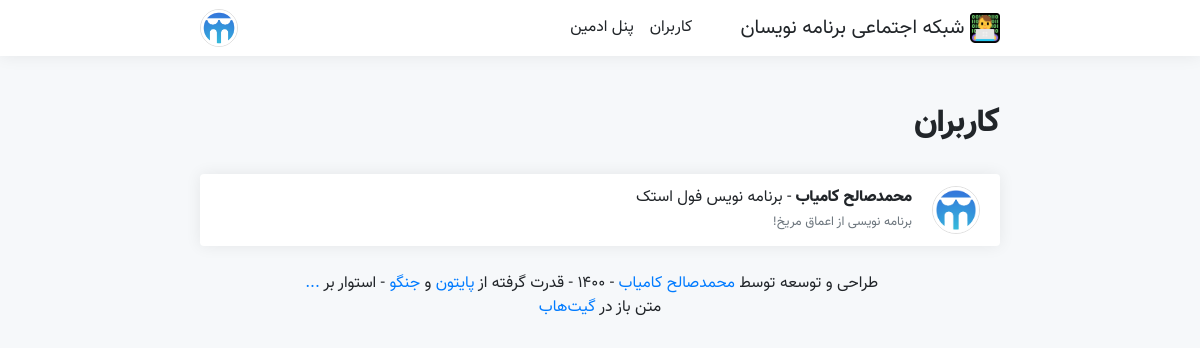
Page /user/all/?page=1/ (signed in) on the committed database.
### main/models.py (models this page shows, shortened)
class Person(models.Model):
    PROGRAMMING_CHOICES = (
        ('C Language', 'C Language'),
        ('C++', 'C++'),
        ('C#', 'C#'),
        ('Objective-C', 'Objective-C'),
        ('Java', 'Java'),
        ('JavaScript', 'JavaScript'),
        ('Python', 'Python'),
        ('PHP', 'PHP'),
        ('HTML', 'HTML'),
        ('CSS', 'CSS'),
        ('Perl', 'Perl'),
        ('Swift', 'Swift'),
        ('Kotlin', 'Kotlin'),
        ('Go', 'Go'),
        ('Ruby', 'Ruby'),
        ('Basic', 'Basic'),
        ('Pascal', 'Pascal'),
        ('Lua', 'Lua'),
        ('R Language', 'R Language'),
        ('Rust', 'Rust'),
        ('TypeScript', 'TypeScript'),
    )
    YEARS = []
    for year in range(1330, 1395):
        YEARS.append((str(year), str(year)),)
    YEARS = tuple(YEARS)
    username = models.CharField(max_length = 50, verbose_name = 'نام کاربری')
    avatar = models.ImageField(upload_to = 'avatars/', blank = True, verbose_name = 'آواتار')
    name = models.CharField(max_length = 50, verbose_name = 'نام')
    public_email = models.CharField(max_length = 100, null = True, blank = True, verbose_name = 'پست الکترونیک')
    mobile = models.CharField(max_length = 11, null = True, blank = True, verbose_name = 'شماره تماس')
    description = models.CharField(max_length = 200, null = True, blank = True, verbose_name = 'توضیحات')
    year_of_born = models.CharField(max_length = 4, choices = YEARS, null = True, blank = True, verbose_name = 'سال تولد')
    gender = models.CharField(max_length = 10, null = True, blank = True, verbose_name = 'جنسیت')
    work = models.CharField(max_length = 50, null = True, blank = True, verbose_name = 'تخصص')
    programming = models.ManyToManyField('Programming', blank = True, verbose_name = 'زبان‌های برنامه نویسی')
    rezome = models.TextField(null = True, blank = True, default = '', verbose_name = 'رزومه')
    likes = models.ManyToManyField('Post', blank = True, verbose_name = 'لایک‌ها')
    viewed_posts = models.ManyToManyField('Post', related_name = 'views_post', blank = True, verbose_name = 'مطالب مشاهده شده')
    following = models.ManyToManyField('Person', blank = True, verbose_name = 'دنبال شوندگان')
    len_following = models.CharField(max_length = 10, default = 0, verbose_name = 'تعداد دنبال شوندگان')
    followers = models.ManyToManyField('Person', related_name = 'folllowers', blank = True, verbose_name = 'دنبال کنندگان')
    len_followers = models.CharField(max_length = 10, default = 0, verbose_name = 'تعداد دنبال کنندگان')
    github = models.URLField(null = True, blank = True, verbose_name = 'گیت‌هاب')
    gitlab = models.URLField(null = True, blank = True, verbose_name = 'گیت‌لب')
    stackowerflow = models.URLField(null = True, blank = True, verbose_name = 'استک اورفلو')
    linkedin = models.URLField(null = True, blank = True, verbose_name = 'لینکدین')
    dev = models.URLField(null = True, blank = True, verbose_name = 'جامعه دِو')
    website = models.URLField(null = True, blank = True, verbose_name = 'وبسایت')
    class Meta:
        verbose_name = 'فرد'
        verbose_name_plural = 'افراد'

### persons/views.py (the view)
# urls.py: path('all/?page=<int:page>/', views.all_persons, name = 'all_persons'),
def all_persons(request, page):
    if request.user.is_authenticated:
        try:
            user = Person.objects.get(username = request.user.username)
        except:
            user = Person(username = request.user.username, name = request.user.first_name)
            user.save()
    else:
        user = None
    persons = Person.objects.all() # Get all persons
    paginate = Paginator(persons, 3)
    context = {
        'persons': paginate.page(page),
        'current_url': str('/user/all/%3Fpage=1/').replace('/', '%2F'),
    }
    mskf.add_notification_availability_to_context(request, context)
    mskf.add_authenticated_user_to_context(request, context)
    return render(request, 'all_persons.html', context)

### main/functions.py (called while the page is built)
    def add_notification_availability_to_context(request, context):
        if request.user.is_authenticated:
            person = Person.objects.get(username=request.user.username)
            notification = Notification.objects.filter(
                givver=person,
                done=False)
            new_notif = False
            if len(notification) > 0:
                new_notif = True
            context['new_notif'] = new_notif
            context['notif_len'] = len(notification)

    def add_authenticated_user_to_context(request, context):
        if request.user.is_authenticated:
            authenticated_user = Person.objects.get(username=request.user.username)
            context['authenticated_user'] = authenticated_user

### media/template/all_persons.html (shortened to what this page needs)
{% extends 'main.html' %}
{% load static %}
{% block body %}
<h2>کاربران</h2><br/>
<ul class="infinite-container" style="list-style-type: none; padding-right: 0px;">
    {% for person in persons.object_list %}
        <li class="infinite-item">
            <div class="body shadow-ms border-gray">
                <div style="display: table;">
                    <div style="display: inline-block;">
                        <a href="{% url 'person:profile_detail' person.username %}">
                            {% if person.avatar.url != None %}
                                <img class="avatar border-gray " src="{{ person.avatar.url }}" width="48px" height="48px" class=" border-gray" style="border-style: solid; border-width: 1px;">
                            {% else %}
                                <img class="avatar  border-gray" type="button" src="/media/avatars/default_avatar.png/" width="48px" height="48px" style="border-style: solid; border-width: 1px;">
                            {% endif %}
                        </a>
                    </div>
                    <div style="display: table-cell; vertical-align: middle; padding-right: 20px;">
                        <p style="margin-bottom: 0px;">
                            <a class="person-name" href="{% url 'person:profile_detail' person.username %}">
                                {{ person.name }}
                            </a>
                            {% if person.work != None %}
                                - {{ person.work }}
                            {% endif %}
                        </p>
                        {% if person.description != None %}
                            <small class="text-muted">{{ person.description }}</small>
                        {% endif %}
                    </div>
                </div>
            </div>
        </li>
    {% endfor %}
</ul>
{% endblock %}

### media/template/partials/navigation.html (shortened to what this page needs)
{% load static %}
<nav class="navbar navbar-expand-lg navbar-light shadow-ms border-gray">
    <div class="wrp">
    <a class="navbar-brand" href="{% url 'index' %}">
        <img src="{% static 'img/programmers-social_logo.svg' %}" width="30" height="30" class="programmers-social_logo d-inline-block align-top" alt="شبکه اجتماعی برنامه نویسان" loading="lazy">
        شبکه اجتماعی برنامه نویسان
    </a>
    <div class="collapse navbar-collapse" id="navbarText">
        <ul class="navbar-nav mr-auto">
            <li class="nav-item">
                <a class="nav-link" href="{% url 'person:all_persons' 1 %}">کاربران</a>
            </li>
            {% if perms.admin %}
                <li class="nav-item">
                    <a class="nav-link" href="/admin/">پنل ادمین</a>
                </li>
            {% endif %}
        </ul>
    </div>
    <form class="form-inline">
        {% if user.is_authenticated %}
            <a href="{% url 'person:profile_detail' user.username %}">
                {% if new_notif %}
                    <a class="notification my-2 my-sm-0" style="margin-left: 10px;" href="{% url 'person:new_notifications' %}" data-toggle="tooltip" data-placement="right" title="{{ notif_len }} پیام جدید موجود است!"><i class="icofont-alarm animated infinite flash" style="font-size: 1.2em; vertical-align: middle;"></i></a>
                {% else %}
                    <a class="notification my-2 my-sm-0" style="margin-left: 10px;" href="{% url 'person:all_notifications' 1 %}" data-toggle="tooltip" data-placement="right" title="پیام جدیدی موجود نیست"><i class="icofont-alarm" style="font-size: 1.2em; vertical-align: middle;"></i></a>
                {% endif %}
            </a>
            <div class="dropdown">
                    <a data-toggle="dropdown" aria-haspopup="true" aria-expanded="false">
                        {% if authenticated_user.avatar.url != None %}
                            <img class="avatar mr-sm-2 border-gray" type="button" src="{{ authenticated_user.avatar.url }}" width="38px" height="38px" style="border-style: solid; border-width: 1px;">
                        {% else %}
                            <img class="avatar mr-sm-2 border-gray" type="button" src="/media/avatars/default_avatar.png/" width="38px" height="38px" style="border-style: solid; border-width: 1px;">
                        {% endif %}
                    </a>
            </div>
        {% else %}
            <a href="{% url 'login' %}"><button class="btn btn-primary my-2 my-sm-0 border-gray" type="button">ورود</button></a>
            <a href="{% url 'signup' %}"><button class="btn btn-primary mr-sm-2 border-gray" type="button">عضویت</button></a>
        {% endif %}
    </form></div>
</nav>
<br/><br/>

### media/static/css/style.css (style rules this page uses)
:root { --primary: #43168d; --primary-hover: #2b0b5f; --primary-shadow: #43168d50; --dark: #dedad6; --dark: #212529; --body-background: #f6f8fa; --light: #fff; --light-hover: #f5f5f5; --border-color: rgba(0,0,0,0.125); }
body { font-family: Vazir FD; text-align: right; background: var(--body-background); color: var(--dark) }
h1, h2, h3, h4, h5, h6 { font-family: Vazir Black FD; font-weight: 900; }
.wrp { margin: auto; width: 800px; display: inherit; }
.body { border-radius: .25rem; padding: .75rem 1.25rem; background-color: var(--light); border: 1px solid rgba(0,0,0,.125); width: 100%; margin-bottom: 10px; }
.body img { max-width: 100%; border-radius: .25rem; margin-top: .75rem; margin-bottom: .75rem; }
a, p, img, h1, h2, h3, h4, h5, h6 { transition: .3s; color: var(--dark); text-decoration: none !important; }
a { color: #007bff; }
.person-name { font-family: Vazir Black FD; font-weight: 900; text-decoration: none; color: var(--dark); }
.avatar { max-width: unset !important; border-radius: 100% !important; margin-top: 0rem !important; margin-bottom: 0rem !important; border-style: solid; border-width: 1px; }
.navbar-brand { margin-right: 0rem; }
.mr-auto, .mx-auto { margin-left: auto !important; margin-right: 0px !important; }
.navbar { position: sticky; top: 0px; z-index: 999; border-bottom: 1px solid rgba(0,0,0,.125); background-color: var(--light); color: var(--dark); }
.navbar-light .navbar-brand { color: var(--dark); }
.navbar-light .navbar-nav .nav-link { color: var(--dark); }
.notification { color: var(--dark); }
.border-gray { border-color: var(--border-color); border-width: 0ch; }
.shadow-ms { box-shadow: 0 0 1rem 0 rgba(0,0,0,.075); }
[class*=" icofont-"], [class^=icofont-] { vertical-align: middle; }

### rows in the picture
Person: avatar (picture), name "محمدصالح کامیاب", work "برنامه نویس فول استک", description "برنامه نویسی از اعماق مریخ!"
